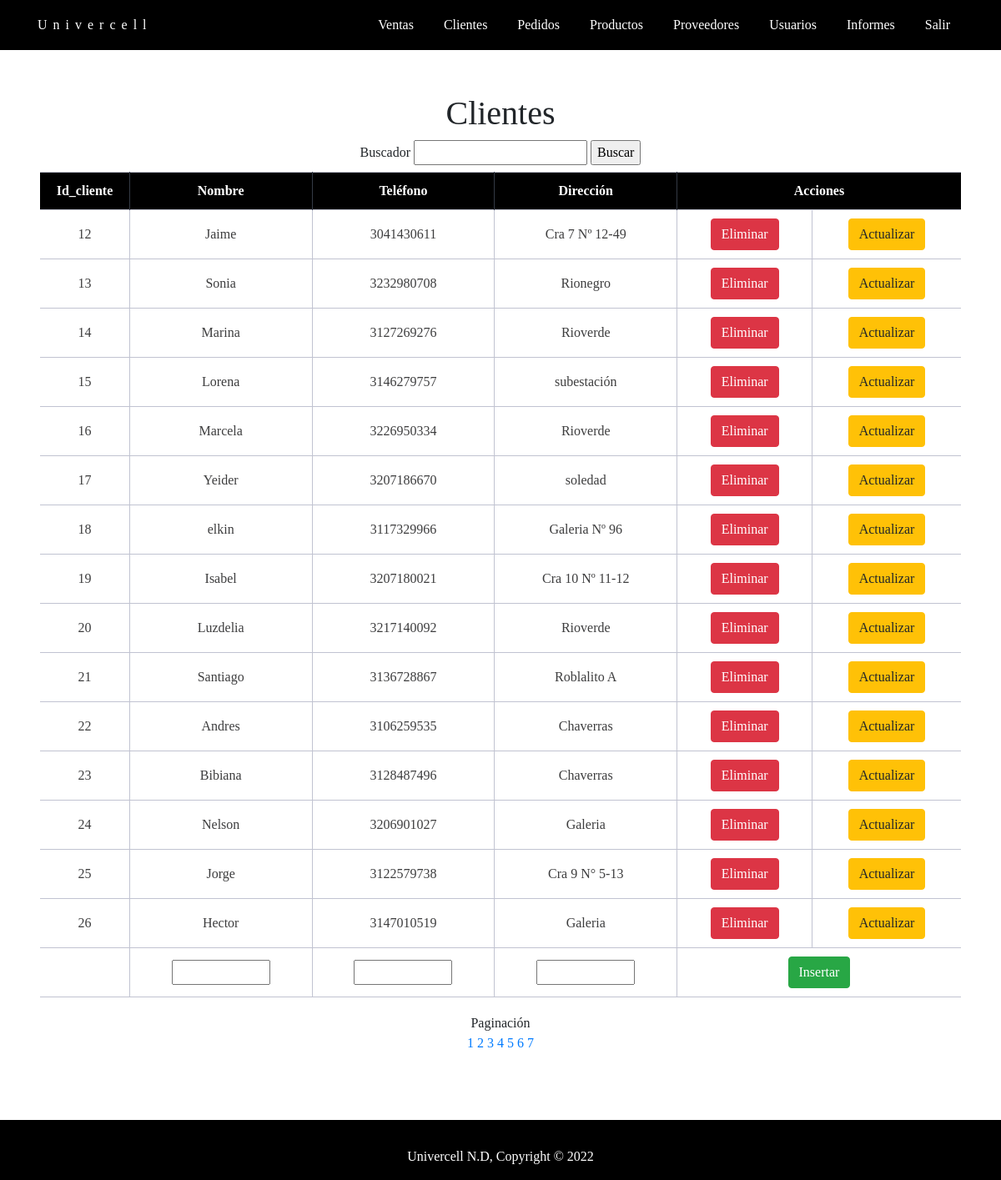
Page /index_clientes.php (signed in) on the committed database.
### tables this page shows
CREATE TABLE `clientes` (
  `Id_cliente` int(50) NOT NULL,
  `Nombre` varchar(50) NOT NULL,
  `Telefono` varchar(40) NOT NULL,
  `Direccion` varchar(50) NOT NULL
);

### index_clientes.php (the view, shortened to what this page needs)
<!doctype html>
<html>
<head>
<link rel="stylesheet" type="text/css" href="css/estilosinicio.css">
<link rel="stylesheet" href="css/estilostabla.css">
<link rel="stylesheet" href="https://cdn.jsdelivr.net/npm/bootstrap@4.0.0/dist/css/bootstrap.min.css">
</head>
<body>
  <header class= "header">
    <div class="container logo-nav">
      <a href="menu.php" class="logo">Univercell</a>
      <nav class="navigation">
    	  <ul>
             <li><a href="index_ventas.php">Ventas</a></li>
             <li><a href="index_clientes.php">Clientes</a></li>
             <li><a href="index_pedidos.php">Pedidos</a></li>
             <li><a href="index_productos.php">Productos</a></li>
             <li><a href="index_prove.php">Proveedores</a></li>
             <li><a href="index_usuarios.php">Usuarios</a></li>
			       <li><a href="Ver_ventas.php">Informes</a></li>
             <li class="curren"><a href="cerrar_sesion.php" onclick="return Confirmation()">Salir</a></li>
	      </ul>
  	  </nav>
    </div>
  </header>
  <main class="main">
      <div class="container"><br><br>
  <?php
  require("conexion.php");
  $tamano_pag=15;
    if (isset($_GET['pagina'])){
      if($_GET['pagina']==1){
        header("Location:index_clientes.php");
      }else{
        $pagina=$_GET['pagina'];
      }
      }else{
    $pagina=1;
  }
  $empezar_desde=($pagina-1)*$tamano_pag;
  $resultado=$base->query("SELECT * FROM clientes");
  $num_fila=$resultado->rowCount();
    $total_pagina=ceil($num_fila/$tamano_pag);
?>
<h1><span class="subtitulo">Clientes</span></h1>
<center><form action="busqueda_cliente.php" method="get">
		<label>Buscador</label>
		<input type="text" name="busqueda">
		<input type=submit value="Buscar">
	</center>
  <form name="form1" method="post" action="<?php echo $_SERVER['PHP_SELF'] ?>">
  <div class="table-container">
    <table class="tabl">
    <?php
      $resultado=$base->query("SELECT * FROM clientes LIMIT $empezar_desde, $tamano_pag");
      $registros=$resultado->fetchAll(PDO::FETCH_OBJ);
      ?>
      <thead>
      <tr class="cabeza">
        <th class="primera_fila">Id_cliente</th>
        <th class="primera_fila">Nombre</th>
        <th class="primera_fila">Teléfono</th>
        <th class="primera_fila">Dirección</th>
        <th class="primera_fila" colspan="2">Acciones</th>
      </tr>
    </thead>
    <tbody>
        <?php
        foreach ($registros as $cliente):
        ?>
      <tr>
        <td><?php echo $cliente->Id_cliente?></td>
        <td><?php echo $cliente->Nombre?></td>
        <td><?php echo $cliente->Telefono?></td>
        <td><?php echo $cliente->Direccion?></td>
        <td class="bot"><a href="eliminar_clientes.php?Id_cliente=<?php echo $cliente->Id_cliente?>"><input class="btn btn-danger" type='button' name='del' id='del' value='Eliminar' onclick="return Confirmation()"></a></td>
        <td class='bot'><a href="editar_clientes.php?Id=<?php echo $cliente->Id_cliente?>
                                                 & nom=<?php echo $cliente->Nombre?>
                                                 & tel=<?php echo $cliente->Telefono?>
                                                 & dir=<?php echo $cliente->Direccion?>">
          <input class="btn btn-warning" type='button' name='up' id='up' value='Actualizar'></a></td>
      </tr>
        <?php
        endforeach;
        ?>
      <tr>
        <td></td>
        <td><input class='but' type='text' name='Nom' size='10'></td>
        <td><input class='but' type='text' name='Tel' size='10'></td>
        <td><input class='but' type='text' name='Dir' size='10'></td>
        <td class='bot' colspan="2"><input input class="btn btn-success" type='submit' name='insert' id='insertar' value='Insertar'></a></td>
      </tr>
      </tbody>
    </table>
  </form>
 </div>
</main>
<center>
    <?php
      echo "<p class='pag'>Paginación <br>";
      for($i=1; $i<=$total_pagina; $i++){
        echo "<a href='?pagina=" . $i . "'>" . $i . "</a> ";
      }
    ?>
  </center>
  <footer class="footer">
  <div class="container">
    Univercell N.D, Copyright &copy; 2022
  </div>
  </footer>
</body>
</html>

### css/estilosinicio.css (style rules this page uses)
body { font-family: 'Times New Roman', Times, serif; color: black; font-size: 1.2rem; line-height: 1.6em; margin: 0; text-decoration: none; }
p { margin-bottom: 1.6em; }
* { font-family: 'Times New Roman', Times, serif; text-decoration: none; }
.container { width:100%; max-width: 1400px; margin:0 auto; overflow:hidden; cursor: default; text-decoration: none; }
ul { margin:0; padding:0; text-decoration: none; }
.header { background:black; color:#ffffff; padding-top:10px; padding-bottom: 10px; cursor:default; position: fixed; width: 100%; }
.logo-nav { display: flex; justify-content: space-between; align-items: center; flex-wrap: wrap; }
.header a { background: black; color:#ffffff; text-decoration:none; font-size:16px; }
.logo { letter-spacing: 7px; padding-right: 2rem; font-size: 3rem; text-decoration: none; }
.navigation ul { margin: 0; padding: 0; list-style: none; }
.navigation ul li { display: inline-block; }
.navigation ul li a { display:block; padding: 0.5rem 1rem; transition: all 0.3s linear; border-radius: 7px; text-decoration: none; }
.main { padding-top: 4rem; text-align: justify; margin-bottom: 1rem; }
.footer { background: black; padding-top: 2rem; text-align: center; position: relative; color: #ffffff; margin-top: 5rem; padding-bottom: 1rem; width: 100%; }

### css/estilostabla.css (style rules this page uses)
h1 { text-align: center; align-items: center; }
* { box-sizing: border-box; }
.table-container { max-width: 100%; margin: 0.2rem; }
.tabl .cabeza { text-align: center; }
.tabl { border-collapse:none; margin: auto; box-sizing: border-box; width: 100%; border-spacing: 0; }
th { color: white; background: black; border-right: 1px solid #343a45; padding: 10px 0 10px 0; text-align: center; align-items: center; }
td { align-items: center; text-align: center; background: white; padding: 10px; border-right: 1px solid #c1c3d1; }
.tabl th:last-child, .tabl td:last-child { border-right: 0; }
.tabl td:last-child { border-bottom: 0; }
.tabl tbody tr { background: white; }
tr { border-top: 1px solid #c1c3d1; border-bottom: 1px solid #c1c3d1; color: #3d3d3e; }
@media screen and (max-width: 1436px) { .table-container { overflow-x: scroll; } }

### rows in the picture
clientes: Id_cliente "12", Nombre "Jaime", Telefono "3041430611", Direccion "Cra 7 Nº 12-49"
clientes: Id_cliente "13", Nombre "Sonia", Telefono "3232980708", Direccion "Rionegro"
clientes: Id_cliente "14", Nombre "Marina", Telefono "3127269276", Direccion "Rioverde"
clientes: Id_cliente "15", Nombre "Lorena", Telefono "3146279757", Direccion "subestación"
clientes: Id_cliente "16", Nombre "Marcela", Telefono "3226950334", Direccion "Rioverde"
clientes: Id_cliente "17", Nombre "Yeider", Telefono "3207186670", Direccion "soledad"
clientes: Id_cliente "18", Nombre "elkin", Telefono "3117329966", Direccion "Galeria Nº 96"
clientes: Id_cliente "19", Nombre "Isabel", Telefono "3207180021", Direccion "Cra 10 Nº 11-12"
clientes: Id_cliente "20", Nombre "Luzdelia", Telefono "3217140092", Direccion "Rioverde"
clientes: Id_cliente "21", Nombre "Santiago", Telefono "3136728867", Direccion "Roblalito A"
clientes: Id_cliente "22", Nombre "Andres", Telefono "3106259535", Direccion "Chaverras"
clientes: Id_cliente "23", Nombre "Bibiana", Telefono "3128487496", Direccion "Chaverras"
clientes: Id_cliente "24", Nombre "Nelson", Telefono "3206901027", Direccion "Galeria"
clientes: Id_cliente "25", Nombre "Jorge", Telefono "3122579738", Direccion "Cra 9 N° 5-13"
clientes: Id_cliente "26", Nombre "Hector", Telefono "3147010519", Direccion "Galeria"
